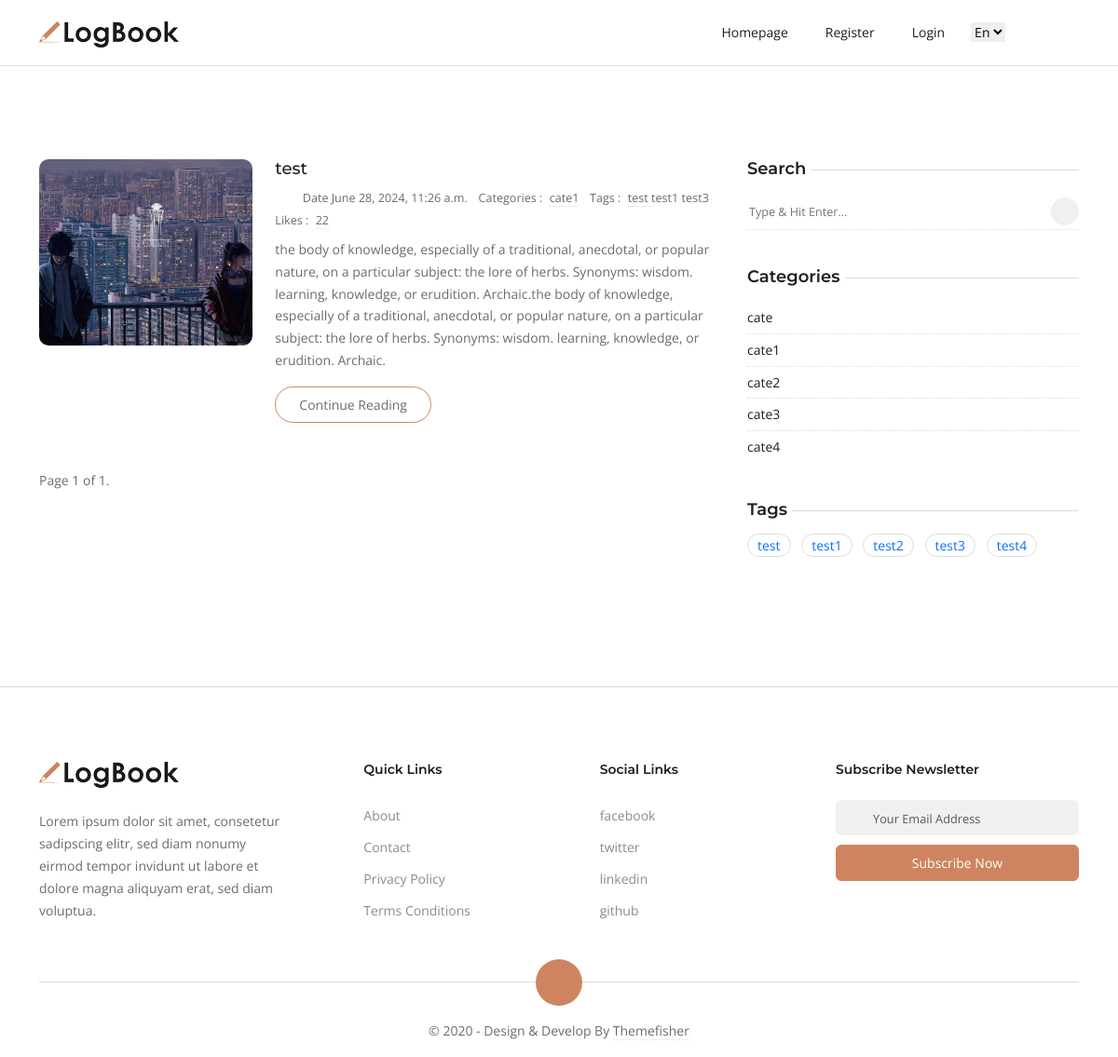
Page /main on the earlier database version.
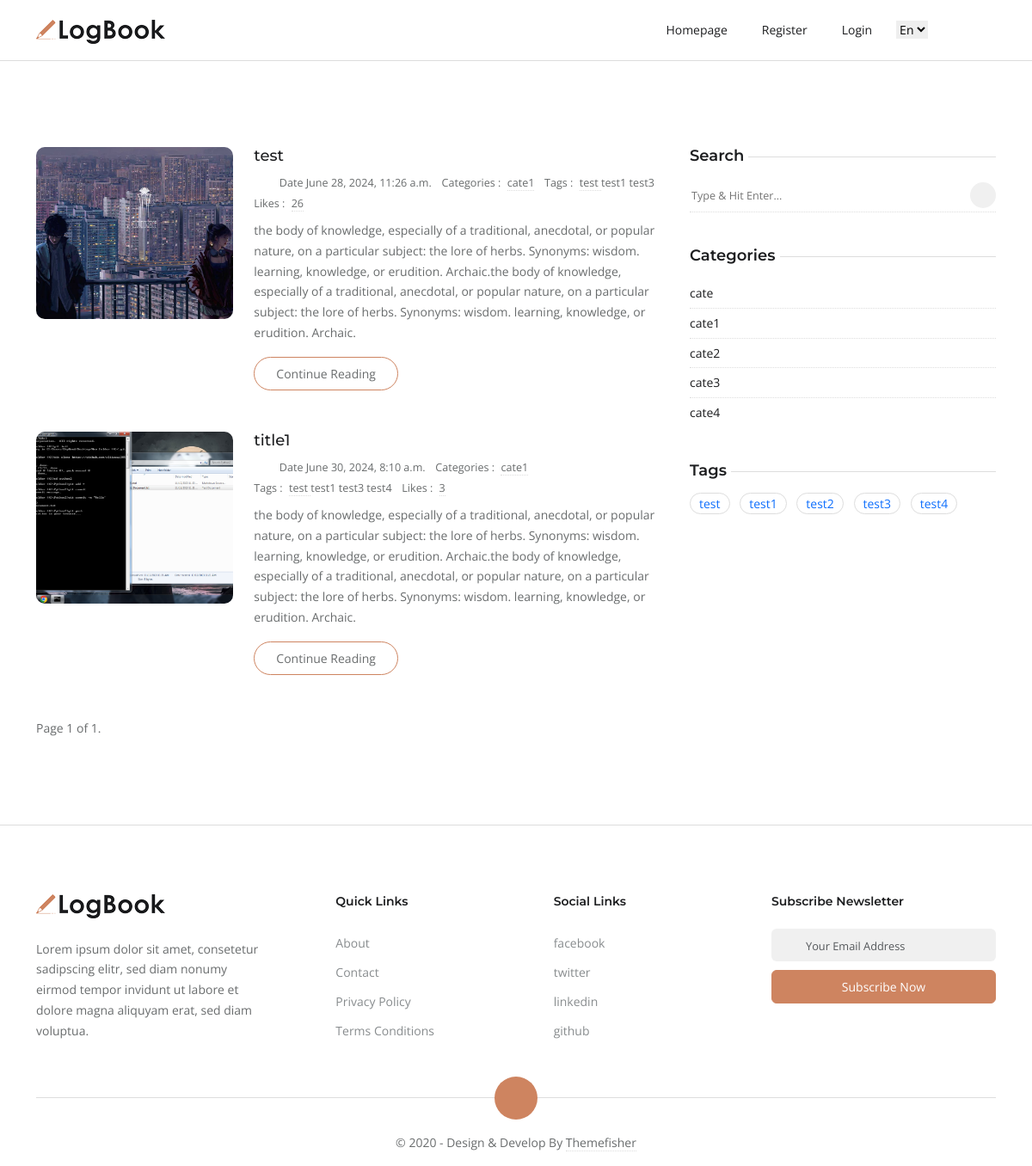
Same page on the later database version.
### blog/models.py (models this page shows, shortened)
class Post(models.Model):
    title = models.CharField(max_length=255)
    content = models.TextField(help_text="Content of the post")
    author = models.CharField(max_length=255, default='alireza',null=True)
    image = models.ImageField(upload_to='photo')
    created_at = models.DateTimeField(auto_now_add=True)
    category = models.ForeignKey(Category, on_delete=models.CASCADE, default=0)
    tag = models.ManyToManyField(Tag)
    likes_count = models.PositiveIntegerField(default=0)

class Category(models.Model):
    name = models.CharField(max_length=255)
    slug = models.SlugField(unique=True, null=True)

class Tag(models.Model):
    name = models.CharField(max_length=255)

### blog/views.py (the view)
# urls.py: path('main',Main ,name='main'),
def Main(request):
    p = Post.objects.all()
    paginator = Paginator(p, 3)
    t = Tag.objects.all()
    c = Category.objects.all()
    page_number = request.GET.get('page')
    page_obj = paginator.get_page(page_number)
    return render(request, 'index-list-right.html', {'page_obj': page_obj, 'tags': t, 'categories': c})

### templates/index-list-right.html (shortened to what this page needs)
{% extends 'base.html' %}
{% block content %}
<section class="section">
   <div class="container">
      <div class="row">
         <div class="col-lg-8  mb-5 mb-lg-0">
            {% for post in page_obj %}
            <article class="row mb-5">
               <div class="col-md-4 mb-4 mb-md-0">
                  <div class="post-slider slider-sm">
                     <img loading="lazy" src="{{ post.image.url }}" class="img-fluid" alt="post-thumb"
                        style="height:200px; object-fit: cover;">
                  </div>
               </div>
               <div class="col-md-8">
                  <h3 class="h5"><a class="post-title" href="post-elements.html">{{ post.title }}</a></h3>
                  <ul class="list-inline post-meta mb-2">
                     <li class="list-inline-item"><i class="ti-user mr-2"></i>{{ post.auther }}
                     </li>
                     <li class="list-inline-item">Date {{ post.created_at }}</li>
                     <li class="list-inline-item">Categories : <a href="{% url 'filter_category' slug=post.category.slug %}" class="ml-1">{{ post.category.name }} </a>
                     </li>
                     <li class="list-inline-item">Tags : <a href="#!" class="ml-1">
                        {% for t in post.tag.all %}
                        {{t.name}} </a>
                        {% endfor %}
                     </li>
                     <li class="list-inline-item">Likes : <a href="{% url 'filter_category' slug=post.category.slug %}" class="ml-1">{{ post.likes_count }}  </a>
                     </li>
                  </ul>
                  <p>{{ post.content }}</p> <a href="{% url 'post_detail' pk=post.id %}"class="btn btn-outline-primary">Continue Reading</a>
               </div>
            </article>
            {% endfor %}
            <div class="pagination">
               <span class="step-links">
                  <span class="current">
                     Page {{ page_obj.number }} of {{ page_obj.paginator.num_pages }}.
                  </span>
               </span>
            </div>
         </div>
         <aside class="col-lg-4">
            <div class="widget">
               <h5 class="widget-title"><span>Search</span></h5>
               <form action="{% url 'search' %}" class="widget-search" method="GET">
                  <input id="search-query" name="q" type="search" placeholder="Type & Hit Enter...">
                  <button type="submit"><i class="ti-search"></i></button>
               </form>
            </div>
            <div class="widget">
               <h5 class="widget-title"><span>Categories</span></h5>
               <ul class="list-unstyled widget-list">
                  {% for category in categories %}
                  <li><a href="{% url 'filter_category' slug=category.slug %}" class="d-flex">{{ category.name }}</a></li>
                  {% endfor %}
               </ul>
            </div>
            <div class="widget">
               <h5 class="widget-title"><span>Tags</span></h5>
               <ul class="list-inline ">
                  {% for tag in tags %}
                  <li style="  padding: 2px 10px;border: 1px solid #ddd;border-radius: 40px;display: inline !important;color: #696c6d;" class="list-inline-item"><a href="#!">{{ tag.name }}</a></li>
                  {% endfor %}
               </ul>
            </div>
         </aside>
      </div>
</section>
{% endblock content %}

### templates/base.html (shortened to what this page needs)
{% load static %}
<!DOCTYPE html>
<html lang="en-us">
<head>
   <link rel="stylesheet" href="{% static 'plugins/bootstrap/bootstrap.min.css' %}">
   <link href="https://cdn.jsdelivr.net/npm/bootstrap@5.3.3/dist/css/bootstrap.min.css" rel="stylesheet">
   <link rel="stylesheet" href="{% static 'plugins/themify-icons/themify-icons.css' %}">
   <link rel="stylesheet" href="{% static 'plugins/slick/slick.css' %}">
   <link rel="stylesheet" href="{% static 'css/style.css' %}">
</head>
<body>
<header class="sticky-top bg-white border-bottom border-default">
    <div class="container">
       <nav class="navbar navbar-expand-lg navbar-white">
          <a class="navbar-brand" href="{% url 'main' %}">
             <img class="img-fluid" width="150px" src="{% static 'images/logo.png' %}" alt="LogBook">
          </a>
          <div class="collapse navbar-collapse text-center" id="navigation">
             <ul class="navbar-nav ml-auto">
                <li class="nav-item dropdown">
                   <a class="nav-link" href="{% url 'main' %}" role="button" aria-haspopup="true"
                      aria-expanded="false">
                      homepage </i>
                   </a>
                </li>
                {% if user.is_authenticated %}
                <li class="nav-item">
                    <a class="nav-link" href="{% url 'logout' %}">logout</a>
                </li>
                {% else %}
                <li class="nav-item">
                    <a class="nav-link" href="{% url 'register' %}">Register</a>
                </li>
                <li class="nav-item">
                    <a class="nav-link" href="{% url 'login' %}">Login</a>
                </li>
               {% endif %}
             </ul>
             <select class="m-2 border-0" id="select-language">
                <option id="en" value="about/" selected>En</option>
             </select>
             <div class="search px-4">
                <button id="searchOpen" class="search-btn"><i class="ti-search"></i></button>
             </div>
          </div>
       </nav>
    </div>
 </header>
{% block content %}
{% endblock content %}
<footer class="section-sm pb-0 border-top border-default">
    <div class="container">
       <div class="row justify-content-between">
          <div class="col-md-3 mb-4">
             <a class="mb-4 d-block" href="{% url 'main' %}">
                <img class="img-fluid" width="150px" src="{% static 'images/logo.png' %}" alt="LogBook">
             </a>
             <p>Lorem ipsum dolor sit amet, consetetur sadipscing elitr, sed diam nonumy eirmod tempor invidunt ut labore et dolore magna aliquyam erat, sed diam voluptua.</p>
          </div>
          <div class="col-lg-2 col-md-3 col-6 mb-4">
             <h6 class="mb-4">Quick Links</h6>
             <ul class="list-unstyled footer-list">
                <li><a href="about.html">About</a></li>
                <li><a href="contact.html">Contact</a></li>
                <li><a href="privacy-policy.html">Privacy Policy</a></li>
                <li><a href="terms-conditions.html">Terms Conditions</a></li>
             </ul>
          </div>
          <div class="col-lg-2 col-md-3 col-6 mb-4">
             <h6 class="mb-4">Social Links</h6>
             <ul class="list-unstyled footer-list">
                <li><a href="#">facebook</a></li>
                <li><a href="#">twitter</a></li>
                <li><a href="#">linkedin</a></li>
                <li><a href="#">github</a></li>
             </ul>
          </div>
          <div class="col-md-3 mb-4">
             <h6 class="mb-4">Subscribe Newsletter</h6>
             <form class="subscription" action="javascript:void(0)" method="post">
                <div class="position-relative">
                   <i class="ti-email email-icon"></i>
                   <input type="email" class="form-control" placeholder="Your Email Address">
                </div>
                <button class="btn btn-primary btn-block rounded" type="submit">Subscribe now</button>
             </form>
          </div>
       </div>
       <div class="scroll-top">
          <a href="javascript:void(0);" id="scrollTop"><i class="ti-angle-up"></i></a>
       </div>
       <div class="text-center">
          <p class="content">&copy; 2020 - Design &amp; Develop By <a href="https://themefisher.com/" target="_blank">Themefisher</a></p>
       </div>
    </div>
 </footer>
</body>
</html>

### static/css/style.css (style rules this page uses)
body { line-height: 1.7; font-family: "Open Sans", sans-serif; -webkit-font-smoothing: antialiased; color: #696c6d; font-size: 14px; }
p, .paragraph { font-weight: 400; color: #696c6d; font-size: 14px; line-height: 1.7; font-family: "Open Sans", sans-serif; }
h1, h2, h3, h4, h5, h6 { color: #1c1d1f; font-family: "Montserrat", sans-serif; font-weight: 600; line-height: 1.2; }
h3, .h3 { font-size: 28px; }
h5, .h5 { font-size: 18px; }
h6, .h6 { font-size: 14px; }
.btn { font-size: 14px; font-family: "Open Sans", sans-serif; text-transform: capitalize; padding: 8px 25px; border-radius: 50px; border: 1px solid; position: relative; z-index: 1; transition: 0.2s ease; }
.btn-primary { background: #ce8460; color: #fff; border-color: #ce8460; }
.btn-outline-primary { background: transparent; color: #696c6d; border-color: #ce8460; }
body { background-color: #fff; overflow-x: hidden; }
img { vertical-align: middle; border: 0; }
a, a:hover, a:focus { text-decoration: none; }
a, button, select { cursor: pointer; transition: 0.2s ease; }
.slick-slide { outline: 0; }
.section { padding-top: 100px; padding-bottom: 100px; }
.section-sm { padding-top: 80px; padding-bottom: 80px; }
.rounded-lg, .post-slider { border-radius: 10px !important; }
.border-default { border-color: #ddd !important; }
.form-control::placeholder { font-size: 80%; }
.nav-item { margin: 0; }
.nav-item .nav-link { text-transform: capitalize; }
.navbar-white .navbar-nav .nav-link { color: #1c1d1f; }
.navbar-expand-lg .navbar-nav .nav-link { padding: 15px 20px; }
.search-btn { border: 0; background: transparent; }
.post-title { color: #1c1d1f; }
.post-meta li { margin-right: 10px; font-size: 90%; }
.post-meta a { color: #696c6d; border-bottom: 1px dotted #ddd; }
.post-slider { overflow: hidden; margin-bottom: 20px; }
.post-slider img { border-radius: inherit; }
.pagination { margin-top: 50px; }
.content * { word-break: break-word; overflow-wrap: break-word; }
.content a { color: #696c6d; border-bottom: 1px dotted #ddd; }
.widget { background: #fff; margin-bottom: 40px; }
.widget-title { position: relative; margin-bottom: 15px; }
.widget-title span { background: #fff; position: relative; padding-right: 5px; z-index: 1; }
.widget-title::before { position: absolute; content: ""; right: 0; height: 1px; width: 100%; background: #ddd; top: 50%; }
.widget-search { position: relative; }
.widget-search input { border: 0; border-bottom: 1px dotted #ddd; width: 100%; height: 40px; }
.widget-search input::placeholder { font-size: 90%; }
.widget-search button { height: 30px; width: 30px; line-height: 30px; display: inline-block; padding: 0; background: #f0f0f0; color: #1c1d1f; text-align: center; border-radius: 50%; position: absolute; right: 0; top: 5px; border: 0; font-size: 12px; }
.widget-list li { padding: 5px 0; }
.widget-list li:not(:last-child) { border-bottom: 1px dotted #ddd; }
.widget-list li a { color: #1c1d1f; }
.footer-list a { display: block; color: #888c8e; padding: 5px 0; }
.subscription .form-control { background-color: #f0f0f0; border: 0; margin-bottom: 10px; padding-left: 40px; }
.subscription .email-icon { position: absolute; left: 10px; top: 10px; font-size: 18px; color: #ce8460; }
.scroll-top { border-top: 1px solid #ddd; position: relative; margin: 20px 0 40px; }
.scroll-top a { position: absolute; top: 50%; left: 50%; transform: translate(-50%, -50%); height: 50px; width: 50px; border-radius: 50%; background-color: #ce8460; color: #fff; text-align: center; line-height: 50px; display: block; }

Differences in the rows shown:
changed Post "test": likes_count "22" → "26"
added Post: image (picture), title "title1", created_at "June 30, 2024, 8:10 a.m.", category.name "cate1", likes_count "3", content "the body of knowledge, especially of a traditional, anecdotal, or popular nature, on a particular subject: the lore of herbs. Synonyms: wisdom. learning, knowledge, or erudition. Archaic.the body of knowledge, especially of a traditional, anecdotal, or popular nature, on a particular subject: the lore of herbs. Synonyms: wisdom. learning, knowledge, or erudition. Archaic.", Tag (name "test"), Tag (name "test1"), Tag (name "test3"), Tag (name "test4")
